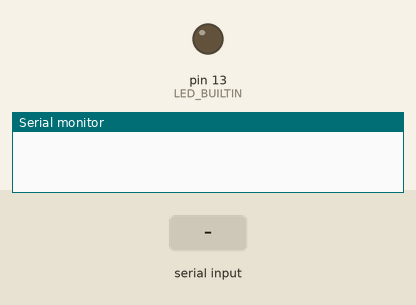
Simulated run of this sketch. Board: Arduino Uno, built with avr-gcc and run on an emulated ATmega328P. Shown: output pins drawn as LEDs (lit = HIGH), the last lines printed to the serial monitor. Inputs (shaded band) come from the test bench.

Above: at 1.2 s.
1.3 s: "a" received over Serial
At 1.9 s:
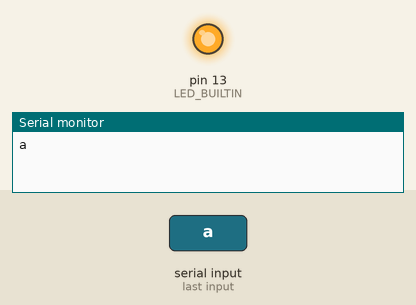
2.8 s: "b" received over Serial
At 4.2 s:
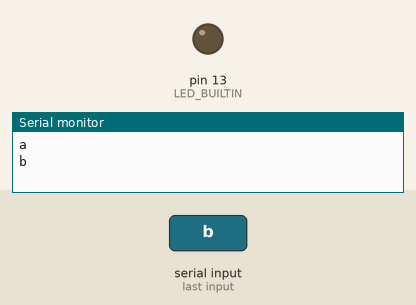
Timing chart, 0 to 5.8 s (numbered marks = the images above; inputs shaded):
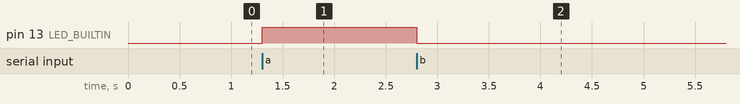

Measured:
- after the input at 1.3 s, pin 13 (LED_BUILTIN): LOW → HIGH at once
- after the input at 2.8 s, pin 13 (LED_BUILTIN): HIGH → LOW at once

The sketch:

serial_on_off.ino
```cpp
/*
Overview: Turn LED On/Off using serial monitor
Description: Waits for a character on serial and turns LED on/off based on characters given
Circuit: Attach LED to Pin 13 (or whatever is default)
Usage: Open serial monitor, type "a" for on and "b" for off
Author: Eric Gonzales
*/

char serialRead;
String inputString = "";

void setup() {
    Serial.begin(9600); // set the baud rate to 9600, should be same as what you use in serial monitor
    pinMode(LED_BUILTIN, OUTPUT);
}

void loop() {
    if (Serial.available()) {
        while (Serial.available()) {
            inputString += (char)Serial.read(); //read the input
        }

        Serial.println(inputString);

        while (Serial.available() > 0) {
            serialRead = Serial.read(); //clear the serial buffer
        }

        //in case of a, turn led on. in case of b, turn the led off.
        if (inputString == "a") {
            digitalWrite(LED_BUILTIN, HIGH);
        } else if (inputString == "b") {
            digitalWrite(LED_BUILTIN, LOW);
        }

        inputString = "";
    }
}
```
